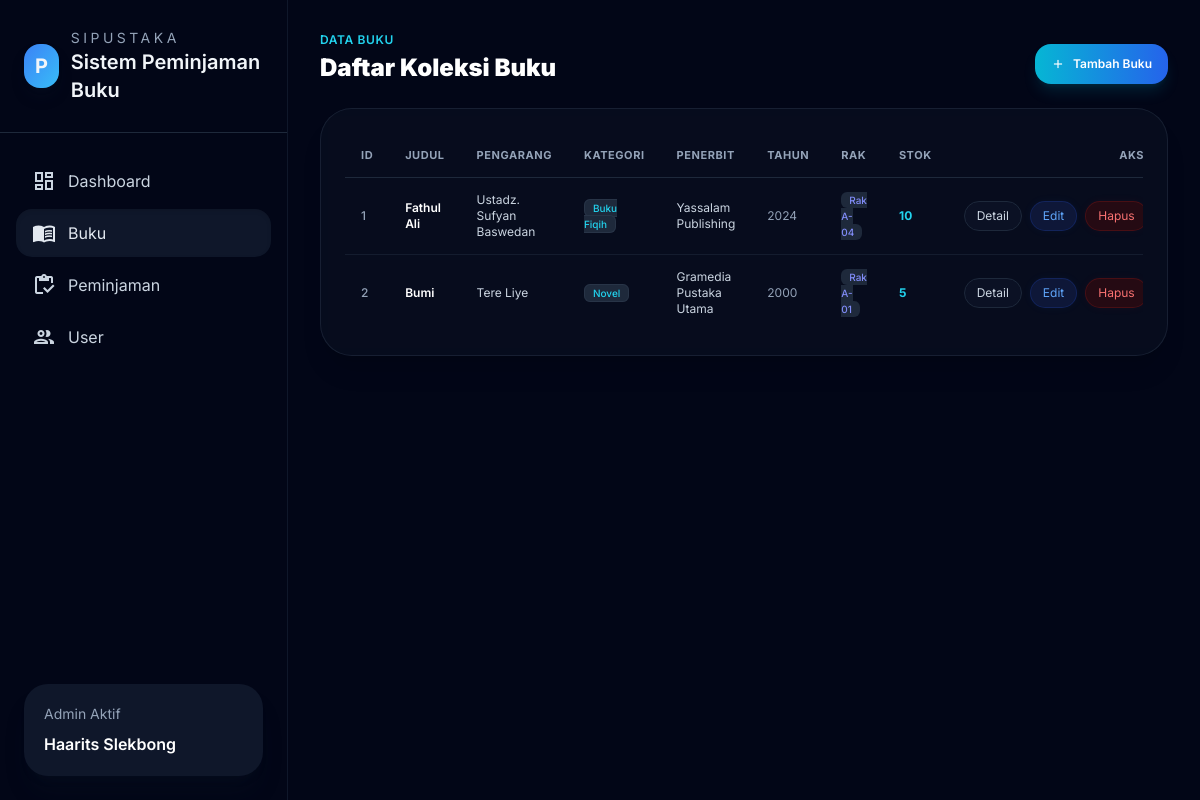
Page /buku/ on the committed database.
### perpustakaan/models.py (models this page shows, shortened)
class Buku(models.Model):
    judul = models.CharField(max_length=255)
    pengarang = models.CharField(max_length=150, blank=True)
    kategori = models.CharField(max_length=100, blank=True)
    penerbit = models.CharField(max_length=150, blank=True)
    tahun = models.PositiveIntegerField(null=True, blank=True)
    rak = models.CharField(max_length=50, blank=True)
    stok = models.PositiveIntegerField(default=0)
    isbn = models.CharField(max_length=20, blank=True)
    deskripsi = models.TextField(blank=True)

### perpustakaan/views.py (the view)
# urls.py: path('buku/', views.list_buku, name='list_buku'),
def list_buku(request):
    buku_list = Buku.objects.all().order_by('id')
    total = buku_list.count()
    return render(request, 'buku/list.html', {
        'buku_list': buku_list,
        'total': total,
    })

### perpustakaan/templates/buku/list.html
{% extends 'nav.html' %} {% block title %} Daftar Buku - Sistem Peminjaman Buku SIPUSTAKA {% endblock %} {% block content %}
<div class="flex flex-col gap-6 text-sm">
  <div class="flex flex-col gap-4 md:flex-row md:items-end md:justify-between">
    <div>
      <p class="text-xs uppercase tracking-wider text-cyan-400 font-semibold mb-1">DATA BUKU</p>
      <h1 class="text-2xl font-black text-white">Daftar Koleksi Buku</h1>
    </div>
    <a
      href="{% url 'tambah_buku' %}"
      class="inline-flex items-center gap-2 rounded-2xl bg-gradient-to-r from-cyan-500 to-brand-600 text-white text-xs px-4 py-2.5 shadow-lg shadow-cyan-500/15 hover:shadow-cyan-500/25 transition duration-300 font-semibold"
    >
      <span class="material-icons-outlined text-sm">add</span>
      Tambah Buku
    </a>
  </div>
  <div class="rounded-[2rem] bg-slate-900/40 border border-slate-800/70 p-6 backdrop-blur-md shadow-xl">
    <div class="overflow-x-auto">
      <table class="min-w-full text-left text-xs">
        <thead class="border-b border-slate-800 text-slate-400 text-[11px] uppercase tracking-wider font-semibold">
          <tr>
            <th class="py-3.5 px-4">ID</th>
            <th class="py-3.5 px-4">Judul</th>
            <th class="py-3.5 px-4">Pengarang</th>
            <th class="py-3.5 px-4">Kategori</th>
            <th class="py-3.5 px-4">Penerbit</th>
            <th class="py-3.5 px-4">Tahun</th>
            <th class="py-3.5 px-4">Rak</th>
            <th class="py-3.5 px-4">Stok</th>
            <th class="py-3.5 px-4 text-right">Aksi</th>
          </tr>
        </thead>
        <tbody id="books-table" class="divide-y divide-slate-800/60">
          {% for buku in buku_list %}
          <tr class="hover:bg-slate-900/20 transition-colors duration-200">
            <td class="py-3.5 px-4 text-slate-400 font-medium">{{ forloop.counter }}</td>
            <td class="py-3.5 px-4 text-white font-semibold">{{ buku.judul }}</td>
            <td class="py-3.5 px-4 text-slate-300">{{ buku.pengarang|default:"-" }}</td>
            <td class="py-3.5 px-4 text-slate-300">
              <span class="px-2 py-0.5 rounded-md bg-slate-800 border border-slate-700/50 text-[10px] text-cyan-400 font-medium">{{ buku.kategori|default:"Umum" }}</span>
            </td>
            <td class="py-3.5 px-4 text-slate-300">{{ buku.penerbit|default:"-" }}</td>
            <td class="py-3.5 px-4 text-slate-400">{{ buku.tahun|default:"-" }}</td>
            <td class="py-3.5 px-4 text-slate-300">
              <span class="px-2 py-0.5 rounded-md bg-slate-800 text-[10px] text-indigo-400 font-medium">{{ buku.rak|default:"-" }}</span>
            </td>
            <td class="py-3.5 px-4 font-bold text-cyan-400">{{ buku.stok }}</td>
            <td class="py-3.5 px-4 text-right whitespace-nowrap">
              <div class="inline-flex items-center gap-2">
                <a
                  href="{% url 'detail_buku' buku.id %}"
                  class="rounded-full border border-slate-800 bg-slate-900/60 px-3 py-1.5 text-xs text-slate-300 hover:bg-slate-800 hover:text-white transition duration-200"
                  >Detail</a
                >
                <a
                  href="{% url 'edit_buku' buku.id %}"
                  class="rounded-full bg-blue-950/50 border border-blue-800/30 px-3 py-1.5 text-xs text-blue-400 hover:bg-blue-900/60 hover:text-white transition duration-200 shadow-[0_0_10px_rgba(59,130,246,0.05)]"
                  >Edit</a
                >
                <a
                  href="{% url 'hapus_buku' buku.id %}"
                  class="rounded-full bg-red-950/50 border border-red-800/30 px-3 py-1.5 text-xs text-red-400 hover:bg-red-900/60 hover:text-white transition duration-200 shadow-[0_0_10px_rgba(239,68,68,0.05)]"
                  >Hapus</a
                >
              </div>
            </td>
          </tr>
          {% empty %}
          <tr>
            <td colspan="9" class="py-8 text-center text-slate-500 text-xs">
              Tidak ada data buku yang tersedia.
            </td>
          </tr>
          {% endfor %}
        </tbody>
      </table>
    </div>
  </div>
</div>
{% endblock %}

### perpustakaan/templates/nav.html (shortened to what this page needs)
<!doctype html>
<html lang="id">
  <head>
    <script src="https://cdn.tailwindcss.com"></script>
  </head>
  <body class="bg-slate-950 text-slate-100 h-screen overflow-hidden">
    <div class="h-screen flex flex-col md:flex-row">
      <aside
        class="w-full md:w-72 h-screen bg-slate-950 text-slate-100 flex-none flex flex-col border-r border-slate-900"
      >
        <div class="px-6 py-7 border-b border-slate-800">
          <div class="flex items-center gap-3">
            <div
              class="w-11 h-11 rounded-2xl bg-gradient-to-br from-brand-500 to-sky-400 flex items-center justify-center shadow-lg shadow-slate-900/25"
            >
              <span class="text-xl font-bold">P</span>
            </div>
            <div>
              <p class="text-sm uppercase text-slate-400 tracking-[0.25em]">
                SIPUSTAKA
              </p>
              <h1 class="text-xl font-semibold">Sistem Peminjaman Buku</h1>
            </div>
          </div>
        </div>
        <nav class="flex-1 overflow-y-auto px-4 py-6 space-y-1">
          <a
            href="{% url 'dashboard' %}"
            class="w-full text-left rounded-2xl px-4 py-3 flex items-center gap-3 {% if request.resolver_match.url_name == 'dashboard' %}text-slate-200 bg-slate-900 shadow-inner shadow-black/10{% else %}text-slate-300 hover:text-white hover:bg-slate-900 transition{% endif %}"
          >
            <span class="material-icons-outlined">dashboard</span>
            Dashboard
          </a>
          <a
            href="{% url 'list_buku' %}"
            class="w-full text-left rounded-2xl px-4 py-3 flex items-center gap-3 {% if request.resolver_match.url_name in 'list_buku detail_buku edit_buku hapus_buku tambah_buku' %}text-slate-200 bg-slate-900 shadow-inner shadow-black/10{% else %}text-slate-300 hover:text-white hover:bg-slate-900 transition{% endif %}"
          >
            <span class="material-icons-outlined">menu_book</span>
            Buku
          </a>
          <a
            href="{% url 'list_peminjam' %}"
            class="w-full text-left rounded-2xl px-4 py-3 flex items-center gap-3 {% if request.resolver_match.url_name in 'list_peminjam tambah_peminjam ubah_status' %}text-slate-200 bg-slate-900 shadow-inner shadow-black/10{% else %}text-slate-300 hover:text-white hover:bg-slate-900 transition{% endif %}"
          >
            <span class="material-icons-outlined">inventory</span>
            Peminjaman
          </a>
          <a
            href="{% url 'list_siswa' %}"
            class="page-link w-full text-left rounded-2xl px-4 py-3 flex items-center gap-3 {% if request.resolver_match.url_name in 'list_siswa tambah_siswa detail_siswa edit_siswa hapus_siswa' %}text-slate-200 bg-slate-900 shadow-inner shadow-black/10{% else %}text-slate-300 hover:text-white hover:bg-slate-900 transition{% endif %}"
          >
            <span class="material-icons-outlined">group</span>
            User
          </a>
        </nav>
        <div class="mt-auto px-6 pb-6">
          <div
            class="rounded-3xl bg-slate-900 p-5 shadow-xl shadow-slate-900/20"
          >
            <p class="text-sm text-slate-400">Admin Aktif</p>
            <p class="mt-2 font-semibold text-white">Haarits Slekbong</p>
          </div>
        </div>
      </aside>
      <main class="flex-1 overflow-y-auto p-6 md:p-8">
        {% block content %} {% endblock %}
      </main>
    </div>
  </body>
</html>

### perpustakaan/templates/nav.html (style rules this page uses)
body { font-family: Inter, ui-sans-serif, system-ui, -apple-system, BlinkMacSystemFont, "Segoe UI", sans-serif; }

### rows in the picture
Buku: judul "Fathul Ali", pengarang "Ustadz. Sufyan Baswedan", kategori "Buku Fiqih", penerbit "Yassalam Publishing", tahun "2024", rak "Rak A-04", stok "10"
Buku: judul "Bumi", pengarang "Tere Liye", kategori "Novel", penerbit "Gramedia Pustaka Utama", tahun "2000", rak "Rak A-01", stok "5"
